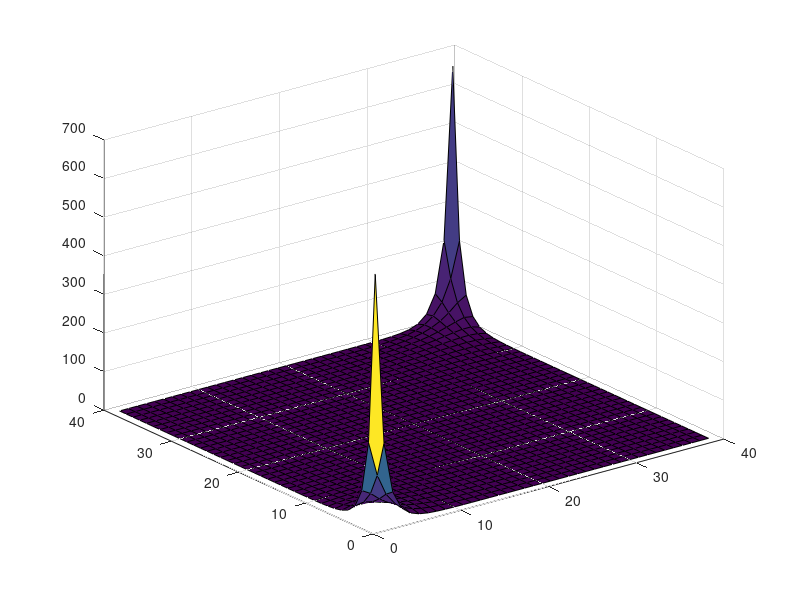

Recreate this plot in MATLAB.
% This script plot the density of a bivariate gaussian copula function
% Pairwise correlation is set at 90%
R=ones(2,2);
r=0.9;
R(1,2)=r;
R(2,1)=r;
X=zeros(2,1);
U=zeros(2,1);
gc=zeros(39,39);
h=0;
for i=0.025:.025:.975
h=h+1;
k=0;

for j=0.025:.025:.975
X=[i;j];
k=k+1;
U=norminv(X);
P=det(R);
block1=1/(P^0.5);
block2=-0.5*U'*(inv(R)-ones(2,2))*U;
gauss_grid(h,k)=block1*exp(block2);
end
end
surf(gauss_grid)